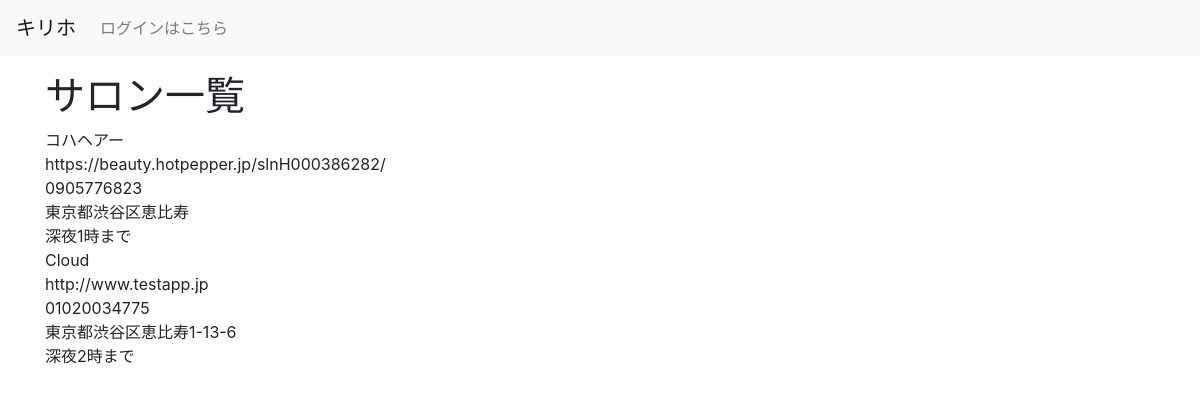
Screenshot of /salon_list/ with the database file from the repository.
### unlimited/models.py (models this page shows, shortened)
class Salon(models.Model):
    class Meta:
        db_table = 'salon'
    salon = models.ForeignKey(settings.AUTH_USER_MODEL, verbose_name='サロンID', on_delete=models.PROTECT, null=True,
                              blank=True)
    salon_name = models.CharField(verbose_name='店名', max_length=255, blank=False, null=False)
    salon_email = models.EmailField(verbose_name='店舗メール', null=False,
                                    blank=False, unique=True)
    home_page = models.URLField(verbose_name='ホームページ', unique=True)
    salon_phone_num_regex = RegexValidator(regex=r'^[0-9]+$', message="電話番号は入力必須です。例:09012345678")
    salon_phone_num = models.CharField(verbose_name='店舗電話番号', null=False, unique=True, blank=False,
                                       validators=[salon_phone_num_regex], max_length=15, )
    salon_address = models.CharField(verbose_name='住所', max_length=255, null=False, blank=False)
    business_hours = models.CharField(verbose_name='営業日時', max_length=255)
    cut_prise = models.IntegerField(verbose_name='カット料金', null=False, blank=False)
    color_prise = models.IntegerField(verbose_name='カラー料金', null=False, blank=False)
    mainte_cut_prise = models.IntegerField(verbose_name='メンテナンスカット料金', null=False, blank=False, default=1500)
    mainte_color_prise = models.IntegerField(verbose_name='メンテナンスカラー料金', null=False, blank=False, default=2000)

### unlimited/views.py (the view)
# urls.py: path('salon_list/', views.SalonListView.as_view(), name='salon_list'),
class SalonListView(generic.ListView):
    model = Salon
    template_name = 'salon_list.html'

### unlimited/templates/unlimited/salon_list.html (shortened to what this page needs)
{% extends "unlimited/base.html" %}
{% block content %}
<head>
</head>
<body>
<h1>サロン一覧</h1>
    {% for salon in salon_list %}
        {{ salon.salon_name}}<br />
        {{ salon.home_page }}<br />
        {{ salon.salon_phone_num }}<br />
        {{ salon.salon_address }}<br />
        {{ salon.business_hours }}<br />
    {% endfor %}
</body>
{% endblock %}

### rows the page displays
Salon: salon_name "コハヘアー", home_page "https://beauty.hotpepper.jp/slnH000386282/", salon_phone_num "0905776823", salon_address "東京都渋谷区恵比寿", business_hours "深夜1時まで"
Salon: salon_name "Cloud", home_page "http://www.testapp.jp", salon_phone_num "01020034775", salon_address "東京都渋谷区恵比寿1-13-6", business_hours "深夜2時まで"
